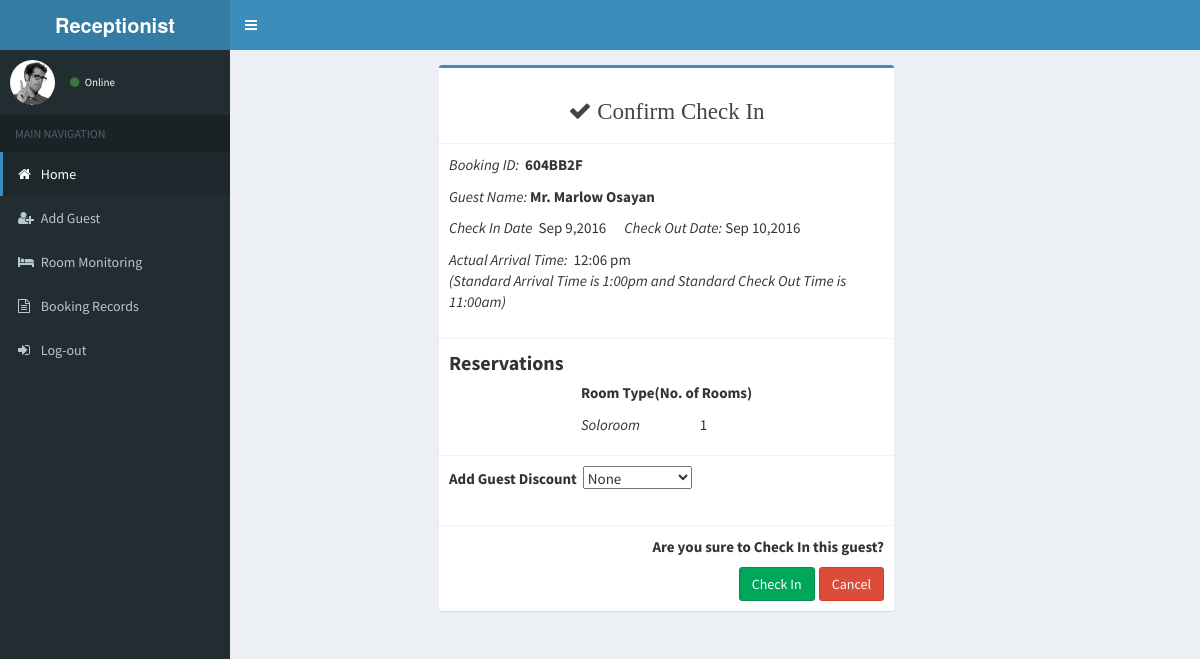
/Receptionist/checkinDetails.php?guestid=691, run on the app's committed database.
### tables this page shows
CREATE TABLE `tbl_addguest` (
  `addguest_id` int(30) NOT NULL,
  `rcode` varchar(255) NOT NULL,
  `checkin` varchar(255) DEFAULT NULL,
  `checkout` varchar(255) DEFAULT NULL,
  `nights` varchar(11) NOT NULL,
  `arrivaltime` varchar(30) NOT NULL,
  `roomtype` varchar(255) NOT NULL,
  `roomrates` varchar(255) NOT NULL,
  `numberofrooms` varchar(11) NOT NULL,
  `salutation` varchar(255) NOT NULL,
  `firstname` varchar(30) NOT NULL,
  `lastname` varchar(30) NOT NULL,
  `modeofpayment` varchar(255) NOT NULL,
  `guestType` varchar(255) NOT NULL,
  `address` varchar(255) NOT NULL,
  `emailaddress` varchar(30) NOT NULL,
  `contact` bigint(30) NOT NULL,
  `request` varchar(255) NOT NULL,
  `status` varchar(255) NOT NULL,
  `discount` varchar(255) NOT NULL,
  `subTotal` int(255) NOT NULL,
  `totalcost` int(255) NOT NULL,
  `reservation_date` varchar(255) NOT NULL,
  `expiry_date` varchar(255) NOT NULL,
  `reservation_time` varchar(255) NOT NULL,
  `image` varchar(255) NOT NULL
);

### Receptionist/checkinDetails.php (the view, shortened to what this page needs)
<!DOCTYPE html>
<?php
$time = date("g:i a");
?>
<html>
<head>
  <link rel="stylesheet" href="bootstrap/css/bootstrap.min.css">
  <link rel="stylesheet" href="https://maxcdn.bootstrapcdn.com/font-awesome/4.4.0/css/font-awesome.min.css">
  <link rel="stylesheet" href="https://code.ionicframework.com/ionicons/2.0.1/css/ionicons.min.css">
  <link rel="stylesheet" href="dist/css/AdminLTE.min.css">
  <link rel="stylesheet" href="dist/css/skins/_all-skins.min.css">
  <link rel="stylesheet" href="plugins/iCheck/flat/blue.css">
  <link rel="stylesheet" href="plugins/morris/morris.css">
  <link rel="stylesheet" href="plugins/jvectormap/jquery-jvectormap-1.2.2.css">
  <link rel="stylesheet" href="plugins/datepicker/datepicker3.css">
  <link rel="stylesheet" href="plugins/daterangepicker/daterangepicker-bs3.css">
  <link rel="stylesheet" href="plugins/bootstrap-wysihtml5/bootstrap3-wysihtml5.min.css">
 <link rel="stylesheet" href="bootstrap/css/bootstrap.min.css">
  <link rel="stylesheet" href="https://maxcdn.bootstrapcdn.com/font-awesome/4.4.0/css/font-awesome.min.css">
  <link rel="stylesheet" href="https://code.ionicframework.com/ionicons/2.0.1/css/ionicons.min.css">
  <link rel="stylesheet" href="plugins/datatables/dataTables.bootstrap.css">
  <link rel="stylesheet" href="dist/css/AdminLTE.min.css">
  <link rel="stylesheet" href="../../dist/css/skins/_all-skins.min.css">
</head>
<body class="hold-transition skin-blue fixed sidebar-mini">
<div class="wrapper">
  <header class="main-header">
    <a href="" class="logo">
      <span class="logo-lg"><b>Receptionist</b></span>
    </a>
    <nav class="navbar navbar-static-top" role="navigation">
      <a href="" class="sidebar-toggle" data-toggle="offcanvas" role="button">
      </a>
    </nav>
  </header>
  <aside class="main-sidebar">
    <section class="sidebar">
      <div class="user-panel">
        <div class="pull-left image">
          <img src="dist/img/user2-160x160.jpg" class="img-circle" alt="User Image">
        </div>
        <div class="pull-left info">
          <a href="#"><i class="fa fa-circle text-success"></i> Online</a>
        </div>
      </div>
     <ul class="sidebar-menu">
        <li class="header">MAIN NAVIGATION</li>
		 <li class="active" >
          <a href="home.php">
            <i class="fa  fa-home"></i> <span>Home</span>
          </a>
		  </li>
		   <li>
          <a href="addGuest1.php">
            <i class="fa  fa-user-plus"></i> <span>Add Guest</span>
          </a>
		  </li>
		  <li>
          <a href="roomMonitoring.php">
            <i class="fa fa-bed"></i> <span>Room Monitoring</span>
          </a>
        </li>
		<li>
          <a href="bookingRecords.php">
              <i class="fa fa-file-text-o"></i> <span>Booking Records</span>
          </a>
        </li>
        <li>
          <a href="rlogout.php">
            <i class="fa fa-sign-in"></i> <span>Log-out</span>
          </a>
        </li>
      </ul>
    </section>
  </aside>
  <div class="content-wrapper">
<?php
$id= $_GET['guestid'];
$getLinks = "SELECT * FROM tbl_addguest WHERE addguest_id = '".$id."'";
$result = mysql_query($getLinks);
while($rs=mysql_fetch_array($result)) {
	$rcode= $rs['rcode'];
	$checkin= $rs['checkin'];
	$checkout = $rs['checkout'];
	$roomtype= $rs['roomtype'];
	$numberofrooms=$rs['numberofrooms'];
	$salutation=$rs['salutation'];
	$fname = $rs['firstname'];
	$lname = $rs['lastname'];
}
?>
<div id="alignment">
    <section class="content" id="font">
      <div class="row">
        <div class="col-md-6">
          <div class="box box-primary"><center>
            <div class="box-header with-border">
              <div class="box-title"><h3><i class="fa fa-check">&nbsp;Confirm Check In</i></h3></div>
            </div></center>
              <div class="box-body">
                <div class="form-group">
				  <?php
				  echo"<p><i>Booking ID:</i><b> &nbsp;$rcode</b></p>";
				  echo"<p><i>Guest Name:</i><b>&nbsp;$salutation $fname $lname</b></p>";
				  $checkin_f = date_format(date_create($checkin),"M j,Y");
				  $checkout_f = date_format(date_create($checkout),"M j,Y");
				  echo"<p><i>Check In Date</i> &nbsp;$checkin_f
					&nbsp;&nbsp;&nbsp;&nbsp;
					<i>Check Out Date:</i>&nbsp;$checkout_f</p>";
				  echo"<p><i>Actual Arrival Time:</i> &nbsp;$time
						<br><i>(Standard Arrival Time is 1:00pm and Standard Check Out Time is 11:00am)</i></p>";
				  ?>
                </div>
			  </div>
				<div class="box-footer">
				<label>Reservations</label>
				<table align="center">
				 <?php
				 echo "<tr>";
				 echo "<td><p><b>Room Type</b></p></td>";
				 echo "<td><p><b>(No. of Rooms)</b></p></td>";
				 echo "</tr>";
				 echo "<tr>";
				 echo "<td><p><i>";
				 echo preg_replace('/ /', ' <br> ', trim($roomtype));
				 echo "</i>&nbsp;</p></td>";
				 echo "<td align='center'><p>";
				 echo preg_replace('/ /', ' <br> ', trim($numberofrooms));
				 echo "</p></td>";
				 echo "</tr>";
				 ?>
				 </table>
				 </div>
				 <div class="box-footer">
				  <div class="form-group">
				 <form method="GET" action="">
					<p><b>Add Guest Discount</b>&nbsp;&nbsp;<select name="discount" class = "a">
						<option hidden selected value ="">
						<?php
						if(isset($_GET['discount'])){
							echo $_GET['discount'];
						}
						else{
							echo 'None';
						}
						?>
						</option>
					</select>
					</p>
				</form>
				</div>
				</div>
             <div class="box-footer" align="right">
			   <p><b>Are you sure to Check In this guest?</b></p>
			   <input type="button" class="btn btn-success" name="checkin" value="Check In" id="finish"/>
			    <a href="home.php">
				<button type="button" class="btn btn-danger"" name="back" id="back">Cancel</button>
				</a>
              </div>
		  </div>
		</div>
	  </div>
	</div>
</div>
	</body>
<body>
</body>
</html>

### Receptionist/checkinDetails.php (style rules this page uses)
#font { font-size:20px; }
p { font-size:15px; }
h3 { font-size:23px; }
#alignment { width: 100%; margin-right: 30%; margin-left: 20%; }

### data on the page
tbl_addguest: rcode "604BB2F", salutation "Mr.", firstname "Marlow", lastname "Osayan", checkin "Sep 9,2016", checkout "Sep 10,2016", roomtype "Soloroom", numberofrooms "1"
